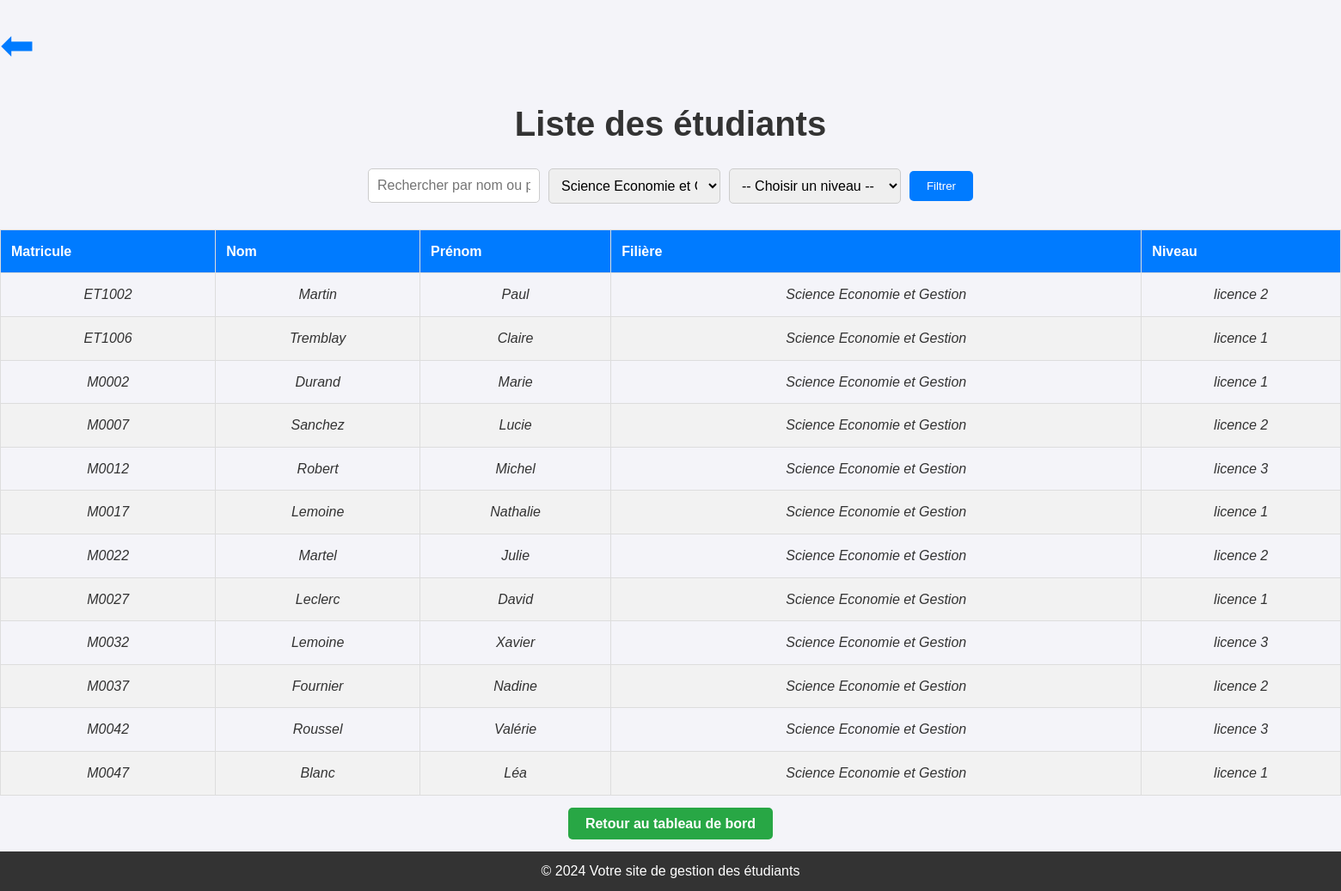
/listes.php?filiere=2, run on the app's committed database.
### tables this page shows
CREATE TABLE IF NOT EXISTS `etudiants` (
  `idetu` int NOT NULL AUTO_INCREMENT,
  `matricule` varchar(15) NOT NULL,
  `nom` varchar(100) NOT NULL,
  `prenom` varchar(100) NOT NULL,
  `email` varchar(100) DEFAULT NULL,
  `mot_de_passe` varchar(255) NOT NULL,
  `type_parrainage` enum('parrain','filleul') DEFAULT NULL,
  `contact` varchar(15) DEFAULT NULL,
  `filiere_id` int DEFAULT NULL,
  `niveau_id` int DEFAULT NULL,
  `photo_profil` varchar(255) DEFAULT 'image/profil.jpg',
  PRIMARY KEY (`idetu`),
  UNIQUE KEY `matricule` (`matricule`),
  UNIQUE KEY `email` (`email`),
  KEY `fk_etudiants_filiere` (`filiere_id`),
  KEY `fk_etudiants_niveau` (`niveau_id`)
);

CREATE TABLE IF NOT EXISTS `filieres` (
  `idfil` int NOT NULL AUTO_INCREMENT,
  `nom_filiere` varchar(100) NOT NULL,
  PRIMARY KEY (`idfil`)
);

CREATE TABLE IF NOT EXISTS `niveaux` (
  `idniv` int NOT NULL AUTO_INCREMENT,
  `nom_niveau` varchar(50) NOT NULL,
  PRIMARY KEY (`idniv`)
);

### listes.php (the view, shortened to what this page needs)
<?php
require_once 'connexion.php';
$filiere = isset($_GET['filiere']) ? $_GET['filiere'] : '';
$query = "SELECT etudiants.*, filieres.nom_filiere, niveaux.nom_niveau
          FROM etudiants
          LEFT JOIN filieres ON etudiants.filiere_id = filieres.idfil
          LEFT JOIN niveaux ON etudiants.niveau_id = niveaux.idniv
          WHERE 1";
if ($filiere) {
    $query .= " AND etudiants.filiere_id = $filiere";
}
$students = $pdo->query($query)->fetchAll();
$queryFilieres = "SELECT * FROM filieres";
$filieres = $pdo->query($queryFilieres)->fetchAll();
?>
<!DOCTYPE html>
<html lang="fr">
<head>
    <link rel="stylesheet" href="css/listes.css">
</head>
<body>
    <main>
        <a href="#end" class="scroll-to-end">⬅</a><h1>Liste des étudiants</h1>
        <form action="listes.php" method="GET" class="form-container">
            <input type="text" id="searchInput" onkeyup="searchTable()" placeholder="Rechercher par nom ou prénom" value="">
            <select name="filiere">
                <?php foreach ($filieres as $filiereOption): ?>
                    <option value="<?php echo $filiereOption['idfil']; ?>" <?php echo ($filiere == $filiereOption['idfil']) ? 'selected' : ''; ?>>
                        <?php echo $filiereOption['nom_filiere']; ?>
                    </option>
                <?php endforeach; ?>
            </select>
            <select name="niveau">
                <option value="">-- Choisir un niveau --</option>
            </select>
            <button type="submit">Filtrer</button>
        </form>
        <table id="studentsTable">
            <thead>
                <tr>
                    <th>Matricule</th>
                    <th>Nom</th>
                    <th>Prénom</th>
                    <th>Filière</th>
                    <th>Niveau</th>
                </tr>
            </thead>
            <tbody>
                <?php if (!empty($students)): ?>
                    <?php foreach ($students as $student): ?>
                        <tr>
                            <td><?php echo htmlspecialchars($student['matricule']); ?></td>
                            <td><?php echo htmlspecialchars($student['nom']); ?></td>
                            <td><?php echo htmlspecialchars($student['prenom']); ?></td>
                            <td><?php echo htmlspecialchars($student['nom_filiere']); ?></td>
                            <td><?php echo htmlspecialchars($student['nom_niveau']); ?></td>
                        </tr>
                    <?php endforeach; ?>
                <?php else: ?>
                    <tr>
                        <td colspan="5">Aucun étudiant trouvé.</td>
                    </tr>
                <?php endif; ?>
            </tbody>
        </table>
        <div class="admin-back" id="end">
            <a href="page_admin.php" class="btn-back">Retour au tableau de bord</a>
        </div>
    </main>
    <footer>
        <p>&copy; 2024 Votre site de gestion des étudiants</p>
    </footer>
</body>
</html>

### css/listes.css (style rules this page uses)
* { margin: 0; padding: 0; box-sizing: border-box; font-family: Arial, sans-serif; }
body { background-color: #f4f4f9; color: #333; line-height: 1.6; }
h1 { text-align: center; margin: 20px 0; font-size: 2.5em; color: #333; }
footer { background-color: #333; color: white; text-align: center; padding: 10px; margin-top: 20px; }
.scroll-to-end { display: block; text-align: center; margin-top: 15px; padding-right: 10000px; font-size: 3rem; color: #007bff; text-decoration: none; }
.form-container { display: flex; justify-content: center; align-items: center; gap: 10px; margin: 20px 0; flex-wrap: wrap; }
.form-container input[type="text"], .form-container select { padding: 10px; font-size: 1em; border: 1px solid #ccc; border-radius: 5px; width: 200px; }
.form-container button { padding: 10px 20px; background-color: #007bff; color: white; border: none; border-radius: 5px; cursor: pointer; }
table { width: 100%; border-collapse: collapse; margin-top: 30px; }
table th, table td { padding: 12px; text-align: left; border: 1px solid #ddd; }
table th { background-color: #007bff; color: white; }
table tr:nth-child(even) { background-color: #f2f2f2; }
table tbody tr td { text-align: center; font-style: italic; }
.admin-back { text-align: center; margin-top: 20px; }
.btn-back { padding: 10px 20px; background-color: #28a745; color: white; text-decoration: none; border-radius: 5px; font-weight: bold; }

### data on the page
etudiants: matricule "ET1002", nom "Martin", prenom "Paul", filiere.nom_filiere "Science Economie et Gestion", niveaux.nom_niveau "licence 2"
etudiants: matricule "ET1006", nom "Tremblay", prenom "Claire", filiere.nom_filiere "Science Economie et Gestion", niveaux.nom_niveau "licence 1"
etudiants: matricule "M0002", nom "Durand", prenom "Marie", filiere.nom_filiere "Science Economie et Gestion", niveaux.nom_niveau "licence 1"
etudiants: matricule "M0007", nom "Sanchez", prenom "Lucie", filiere.nom_filiere "Science Economie et Gestion", niveaux.nom_niveau "licence 2"
etudiants: matricule "M0012", nom "Robert", prenom "Michel", filiere.nom_filiere "Science Economie et Gestion", niveaux.nom_niveau "licence 3"
etudiants: matricule "M0017", nom "Lemoine", prenom "Nathalie", filiere.nom_filiere "Science Economie et Gestion", niveaux.nom_niveau "licence 1"
etudiants: matricule "M0022", nom "Martel", prenom "Julie", filiere.nom_filiere "Science Economie et Gestion", niveaux.nom_niveau "licence 2"
etudiants: matricule "M0027", nom "Leclerc", prenom "David", filiere.nom_filiere "Science Economie et Gestion", niveaux.nom_niveau "licence 1"
etudiants: matricule "M0032", nom "Lemoine", prenom "Xavier", filiere.nom_filiere "Science Economie et Gestion", niveaux.nom_niveau "licence 3"
etudiants: matricule "M0037", nom "Fournier", prenom "Nadine", filiere.nom_filiere "Science Economie et Gestion", niveaux.nom_niveau "licence 2"
etudiants: matricule "M0042", nom "Roussel", prenom "Valérie", filiere.nom_filiere "Science Economie et Gestion", niveaux.nom_niveau "licence 3"
etudiants: matricule "M0047", nom "Blanc", prenom "Léa", filiere.nom_filiere "Science Economie et Gestion", niveaux.nom_niveau "licence 1"

### other printed values
form field filiere "Science Economie et Gestion"
